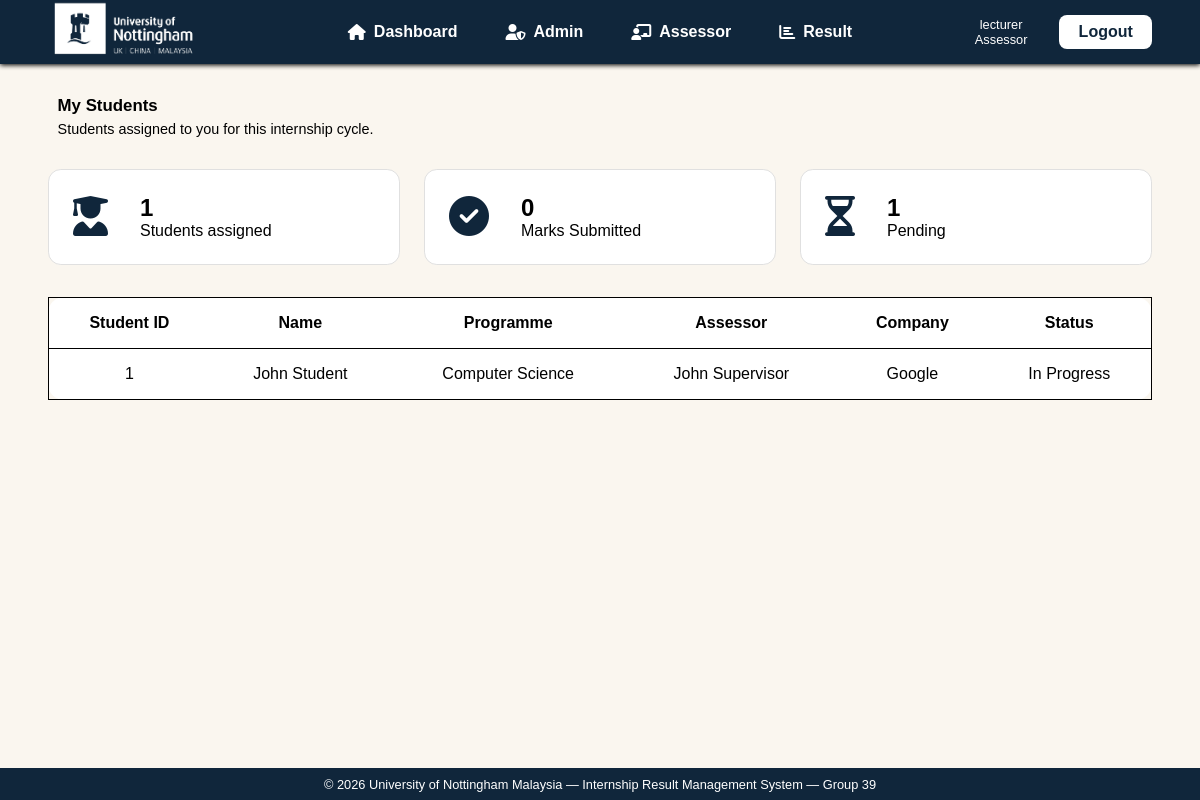
Screenshot of /manage_student.php (signed in) with the database file from the repository.
### tables this page shows
CREATE TABLE `internship` (
  `intern_id` int(11) NOT NULL,
  `supervisor_id` int(11) NOT NULL,
  `lecturer_id` int(11) NOT NULL,
  `student_id` int(11) NOT NULL,
  `internship_company` varchar(255) DEFAULT NULL,
  `start_date` date DEFAULT NULL,
  `end_date` date DEFAULT NULL,
  `report_status` enum('Drafting','In Progress','Suspended','Finalisation','Complete') DEFAULT NULL
);

CREATE TABLE `student` (
  `student_id` int(11) NOT NULL,
  `student_reg_number` varchar(20) NOT NULL,
  `student_name` varchar(255) NOT NULL,
  `email_address` varchar(255) NOT NULL,
  `programme` varchar(255) DEFAULT NULL,
  `enrollment_date` date DEFAULT NULL,
  `account_status` enum('Active','Graduated','On-leave','Suspended') DEFAULT 'Active'
);

CREATE TABLE `assessor` (
  `user_id` int(11) NOT NULL,
  `full_name` varchar(255) NOT NULL,
  `phone_number` varchar(22) DEFAULT NULL,
  `email_address` varchar(128) NOT NULL,
  `organisation` varchar(128) DEFAULT NULL,
  `assessor_type` enum('Lecturer','Supervisor') NOT NULL
);

### manage_student.php (the view, shortened to what this page needs)
<?php
$host     = "localhost";
$dbname   = "internship_management_system";
$username = "root";
$password = "root";
$conn = new mysqli($host, $username, $password, $dbname);
$lecturerID = $_SESSION['UserID'] ?? 2;
$sql = "
    SELECT
        s.student_id            AS student_id,
        s.student_name          AS student_name,
        s.programme             AS programme,
        a1.full_name            AS lecturer_name,
        a2.full_name            AS supervisor_name,
        i.internship_company    AS company,
        i.start_date            AS start_date,
        i.end_date              AS end_date,
        i.report_status         AS report_status,
        i.intern_id             AS intern_id
    FROM internship i
    JOIN student   s  ON i.student_id    = s.student_id
    JOIN assessor  a1 ON i.lecturer_id   = a1.user_id
    JOIN assessor  a2 ON i.supervisor_id = a2.user_id
    WHERE i.lecturer_id = ?
    ORDER BY s.student_name ASC
";
$stmt = $conn->prepare($sql);
$stmt->bind_param("i", $lecturerID);
$stmt->execute();
$result = $stmt->get_result();
$totalStudents  = $result->num_rows;
$marksSubmitted = 0;
$pending        = 0;
$rows = $result->fetch_all(MYSQLI_ASSOC);
foreach ($rows as $row) {
    if ($row['report_status'] === 'Complete') {
        $marksSubmitted++;
    } else {
        $pending++;
    }
}
?>
<!DOCTYPE html>
<html lang='en'>
<head>
    <link rel='stylesheet' href='style/results.css'>
    <link rel="stylesheet" href="https://cdnjs.cloudflare.com/ajax/libs/font-awesome/6.5.0/css/all.min.css">
</head>
<body>
    <header>
        <section class="navimg_logo">
            <a href="#"><img src="assets/nottinghamLogoWhite.png" alt="Nottingham Logo"></a>
        </section>
        <nav class="headul">
            <ul>
                <li class="list"><a href="dashboard.php"><i class="fa-solid fa-house"></i> Dashboard</a></li>
                <li class="list"><a href="#"><i class="fa-solid fa-user-shield"></i> Admin</a></li>
                <li class="list"><a href="#"><i class="fa-solid fa-chalkboard-user"></i> Assessor</a></li>
                <li class="list"><a href="results.php"><i class="fa-solid fa-chart-bar"></i> Result</a></li>
            </ul>
        </nav>
        <section class="navbar_loginUser">
            <article>
                <p><?php echo htmlspecialchars($_SESSION['Username'] ?? 'admin'); ?></p>
                <p><?php echo htmlspecialchars($_SESSION['SystemRole'] ?? 'admin'); ?></p>
            </article>
            <a href="logout.php">Logout</a>
        </section>
    </header>
    <main>
        <section>
            <article class="Dashboard_msg">
                <h1>My Students</h1>
                <p>Students assigned to you for this internship cycle.</p>
            </article>
            <article class="mainDash">
                <div class="totalStudents">
                    <span class="StudentIcon">
                        <i class="fa-solid fa-user-graduate"></i>
                    </span>
                    <span>
                        <h2><?php echo $totalStudents; ?></h2>
                        <p>Students assigned</p>
                    </span>
                </div>
                <div class="marks_submitted">
                    <span class="marksIcon">
                        <i class="fa-solid fa-circle-check"></i>
                    </span>
                    <span>
                        <h2><?php echo $marksSubmitted; ?></h2>
                        <p>Marks Submitted</p>
                    </span>
                </div>
                <div class="pending">
                    <span class="pendingIcon">
                        <i class="fa-regular fa-hourglass-half"></i>
                    </span>
                    <span>
                        <h2><?php echo $pending; ?></h2>
                        <p>Pending</p>
                    </span>
                </div>
            </article>
        </section>
        <section class="data">
            <article class="realData">
                <table>
                    <thead>
                        <tr>
                            <th>Student ID</th>
                            <th>Name</th>
                            <th>Programme</th>
                            <th>Assessor</th>
                            <th>Company</th>
                            <th>Status</th>
                        </tr>
                    </thead>
                    <tbody>
                        <?php if (empty($rows)): ?>
                            <tr>
                                <td colspan="7" style="text-align:center;">No students assigned to you yet.</td>
                            </tr>
                        <?php else: ?>
                            <?php foreach ($rows as $row): ?>
                                <tr>
                                    <td><?php echo htmlspecialchars($row['student_id']); ?></td>
                                    <td><?php echo htmlspecialchars($row['student_name']); ?></td>
                                    <td><?php echo htmlspecialchars($row['programme']); ?></td>
                                    <td><?php echo htmlspecialchars($row['supervisor_name']); ?></td>
                                    <td><?php echo htmlspecialchars($row['company']); ?></td>
                                    <td>
                                        <?php
                                        $statusClass = match($row['report_status']) {
                                            'Complete'     => 'status-complete',
                                            'In Progress'  => 'status-inprogress',
                                            'Drafting'     => 'status-drafting',
                                            'Suspended'    => 'status-suspended',
                                            'Finalisation' => 'status-finalisation',
                                            default        => ''
                                        };
                                        ?>
                                        <span class="status-badge <?php echo $statusClass; ?>">
                                            <?php echo htmlspecialchars($row['report_status'] ?? 'N/A'); ?>
                                        </span>
                                    </td>
                                </tr>
                            <?php endforeach; ?>
                        <?php endif; ?>
                    </tbody>
                </table>
            </article>
        </section>
    </main>
    <footer>
        <section class="footer">
            <p>© 2026 University of Nottingham Malaysia — Internship Result Management System — Group 39</p>
        </section>
    </footer>
</body>
</html>

### style/results.css (style rules this page uses)
* { box-sizing: border-box; margin: 0; padding: 0; }
html { width: 100%; height: 100%; font-family: Circular, Arial, sans-serif; font-size: 16px; }
body { width: 100%; min-height: 100vh; overflow-x: hidden; background-color: #FAF6EF ; display: flex; flex-direction: column; }
header { display: flex; align-items: center; flex-direction: row; justify-content: space-evenly; padding-left: 4%; padding-right: 4%; position: sticky; top: 0; left: 0; z-index: 10000; background-color: #10263B; box-shadow: 0 0.1rem 0.3rem black; overflow: auto; color: white; }
.list { list-style-type: none; font-weight: bold; font-family: Tahoma , sans-serif; color: black; font-size: 1.2rem; padding: 1rem 1.5rem; border-radius: 10rem ; transition: all 0.5s; -webkit-transition: all 0.5s; }
.list a { position: relative; display: flex; align-items: center; gap: 0.5rem; }
.list a::after { content: ''; position: absolute; bottom: -4px; left: 0; width: 0; height: 2px; background-color: white; transition: width 0.3s ease; }
.navimg_logo { flex: 1; display: flex; flex-direction: row; justify-content: flex-start; align-items: center; }
.navimg_logo img { max-width: 10rem; height: auto; }
.headul ul { flex: 1; display: flex; flex-direction: row; justify-content: flex-start; align-items: center; }
a { text-decoration: none; color: white; font-size: 1rem; }
.navbar_loginUser { flex: 1; display: flex; flex-direction: row; justify-content: flex-end; gap: 2rem; align-items: center; }
.navbar_loginUser a { display:flex; justify-content: center; align-items: center; background-color: white; color: #10263B; font-weight: bold; padding: 0.5rem 1.2rem; border-radius: 0.5rem; cursor: pointer; transition: all 0.3s; }
.navbar_loginUser p { font-size: 0.8rem; text-align: center; margin: 0; padding: 0; }
.Dashboard_msg { margin: 2rem 2.6rem 2rem 2.6rem; padding-left: 1rem; text-align: left; font-size: 0.9rem; }
.Dashboard_msg p { padding-top: 0.3rem; }
.mainDash { display: flex; justify-content: space-between; align-items: center; flex-direction: row; flex-wrap: wrap; gap: 1.5rem; margin: 0 3rem 0 3rem; }
main { flex: 1; display: flex; flex-direction: column; }
.totalStudents, .totalAssessors, .pending, .result, .marks_submitted { flex: 1; min-width: 12rem; background-color: white; border: 0.1rem solid #e0e0e0; border-radius: 0.8rem; padding: 1.5rem; display: flex; align-items: center; gap: 1rem; transition: all 0.3s ease; cursor: default; width: auto; max-width: 100%; }
.StudentIcon, .AssessorIcon, .pendingIcon, .resultIcon, .marksIcon { font-size: 2.5rem; padding-right: 1rem; color: #10263B; }
.data { flex: 1; display: flex; justify-content: center; align-items: flex-start ; flex-direction: row; margin: 2rem 3rem; gap: 2rem; }
.realData { flex: 1; min-width: 0; overflow-x: auto; }
table { background-color: white; width: 100%; text-align: center; border: 1px solid black; border-radius: 1rem; border-collapse: collapse; }
table th, table td { border: none; border-bottom: 1px solid black; padding: 1rem; }
table tr:last-child td { border-bottom: none; }
footer { display: flex; align-items: center; width: 100%; height: 2rem; justify-content: center; text-align: center; background-color:#10263B; color: white; font-size: 0.8rem; }

### rows the page displays
internship: student.student_id "1", student.student_name "John Student", student.programme "Computer Science", supervisor.full_name "John Supervisor", internship_company "Google", report_status "In Progress"

### other values shown
$_SESSION['Username'] "lecturer"
$_SESSION['SystemRole'] "Assessor"
$totalStudents "1"
$marksSubmitted "0"
$pending "1"
